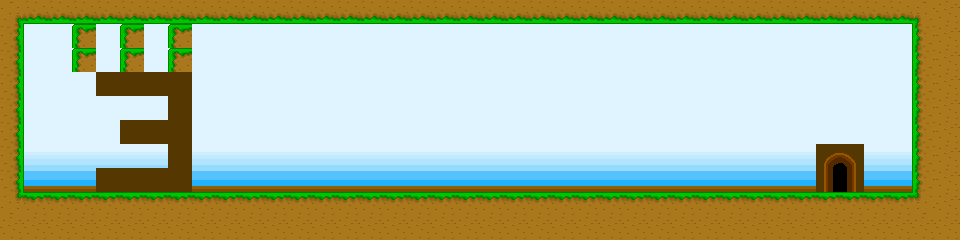

Tiled map render using the project's own tile images. Description and the map definition, with tile-layer contents summarised, below:
An orthogonal 40x10 tile map with 24x24 px tiles, 2 tile layers (background, action), 2 tilesets and 103 objects (hero, level-portal).

<map version="1.0" orientation="orthogonal" width="40" height="10" tilewidth="24" tileheight="24">
 <tileset firstgid="1" source="tiles.tsx" />
 <tileset firstgid="46" name="objects" tilewidth="24" tileheight="24">
  <image source="../../images/objects.png" width="192" height="96" />
  <tile id="0">
   <properties>
    <property name="entity" value="hero" />
   </properties>
  </tile>
  <tile id="1">
   <properties>
    <property name="entity" value="flower" />
   </properties>
  </tile>
  <tile id="2">
   <properties>
    <property name="entity" value="dirt" />
   </properties>
  </tile>
  <tile id="8">
   <properties>
    <property name="entity" value="beetle" />
   </properties>
  </tile>
  <tile id="9">
   <properties>
    <property name="entity" value="gem" />
   </properties>
  </tile>
  <tile id="10">
   <properties>
    <property name="entity" value="block" />
   </properties>
  </tile>
  <tile id="17">
   <properties>
    <property name="entity" value="briar" />
   </properties>
  </tile>
  <tile id="18">
   <properties>
    <property name="entity" value="briar" />
    <property name="facing" value="right" />
   </properties>
  </tile>
  <tile id="19">
   <properties>
    <property name="entity" value="briar" />
    <property name="facing" value="left" />
   </properties>
  </tile>
  <tile id="24">
   <properties>
    <property name="entity" value="timer" />
   </properties>
  </tile>
 </tileset>
 <layer name="background" width="40" height="10">
  <data>[400 cells, 400 non-empty, 9 distinct tile ids]</data>
 </layer>
 <layer name="action" width="40" height="10">
  <properties>
   <property name="entity" value="tile-layer" />
  </properties>
  <data>[400 cells, 147 non-empty, 10 distinct tile ids]</data>
 </layer>
 <objectgroup name="entities" width="40" height="10">
  <object type="hero" gid="46" x="24" y="96" />
  <object gid="70" x="0" y="24" />
  <object type="level-portal" x="816" y="144" width="48" height="48">
   <properties>
    <property name="destination" value="scene-entity-test-4" />
   </properties>
  </object>
  <object gid="48" x="408" y="168" />
  <object gid="48" x="288" y="96" />
  <object gid="48" x="408" y="120" />
  <object gid="48" x="216" y="192" />
  <object gid="48" x="264" y="144" />
  <object gid="48" x="312" y="144" />
  <object gid="48" x="264" y="96" />
  <object gid="48" x="264" y="120" />
  <object gid="48" x="288" y="192" />
  <object gid="48" x="264" y="192" />
  <object gid="48" x="360" y="144" />
  <object gid="48" x="312" y="168" />
  <object gid="48" x="240" y="192" />
  <object gid="48" x="432" y="96" />
  <object gid="48" x="216" y="144" />
  <object gid="48" x="336" y="144" />
  <object gid="48" x="216" y="96" />
  <object gid="48" x="336" y="120" />
  <object gid="48" x="408" y="192" />
  <object gid="48" x="384" y="120" />
  <object gid="48" x="312" y="192" />
  <object gid="48" x="360" y="120" />
  <object gid="48" x="312" y="120" />
  <object gid="48" x="240" y="144" />
  <object gid="48" x="384" y="96" />
  <object gid="48" x="336" y="192" />
  <object gid="48" x="264" y="168" />
  <object gid="48" x="240" y="96" />
  <object gid="48" x="288" y="168" />
  <object gid="48" x="432" y="144" />
  <object gid="48" x="432" y="120" />
  <object gid="48" x="432" y="168" />
  <object gid="48" x="408" y="96" />
  <object gid="48" x="408" y="144" />
  <object gid="48" x="384" y="168" />
  <object gid="48" x="384" y="144" />
  <object gid="48" x="288" y="144" />
  <object gid="48" x="360" y="192" />
  <object gid="48" x="336" y="168" />
  <object gid="48" x="312" y="96" />
  <object gid="48" x="432" y="192" />
  <object gid="48" x="360" y="168" />
  <object gid="48" x="240" y="168" />
  <object gid="48" x="216" y="168" />
  <object gid="48" x="288" y="120" />
  <object gid="48" x="240" y="120" />
  <object gid="48" x="360" y="96" />
  <object gid="48" x="384" y="192" />
  <object gid="48" x="216" y="120" />
  <object gid="48" x="336" y="96" />
  <object gid="55" x="456" y="96" />
  <object gid="55" x="456" y="120" />
  <object gid="55" x="456" y="144" />
  <object gid="55" x="456" y="168" />
  <object gid="55" x="456" y="192" />
  <object gid="55" x="480" y="192" />
  <object gid="55" x="480" y="168" />
  <object gid="55" x="480" y="144" />
  <object gid="55" x="480" y="120" />
  <object gid="55" x="480" y="96" />
  <object gid="55" x="504" y="96" />
  <object gid="55" x="504" y="120" />
  <object gid="55" x="504" y="144" />
  <object gid="55" x="504" y="168" />
  <object gid="55" x="504" y="192" />
  <object gid="55" x="528" y="192" />
  <object gid="55" x="528" y="168" />
  <object gid="55" x="528" y="144" />
  <object gid="55" x="528" y="120" />
  <object gid="55" x="528" y="96" />
  <object gid="55" x="552" y="96" />
  <object gid="55" x="552" y="120" />
  <object gid="55" x="552" y="144" />
  <object gid="55" x="552" y="168" />
  <object gid="55" x="552" y="192" />
  <object gid="55" x="600" y="96" />
  <object gid="55" x="576" y="96" />
  <object gid="55" x="624" y="192" />
  <object gid="55" x="600" y="120" />
  <object gid="55" x="624" y="96" />
  <object gid="55" x="648" y="144" />
  <object gid="55" x="576" y="120" />
  <object gid="55" x="672" y="96" />
  <object gid="55" x="600" y="168" />
  <object gid="55" x="600" y="192" />
  <object gid="55" x="672" y="192" />
  <object gid="55" x="672" y="168" />
  <object gid="55" x="624" y="144" />
  <object gid="55" x="576" y="144" />
  <object gid="55" x="648" y="96" />
  <object gid="55" x="648" y="120" />
  <object gid="55" x="576" y="168" />
  <object gid="55" x="672" y="144" />
  <object gid="55" x="576" y="192" />
  <object gid="55" x="624" y="168" />
  <object gid="55" x="600" y="144" />
  <object gid="55" x="624" y="120" />
  <object gid="55" x="648" y="192" />
  <object gid="55" x="648" y="168" />
  <object gid="55" x="672" y="120" />
 </objectgroup>
</map>